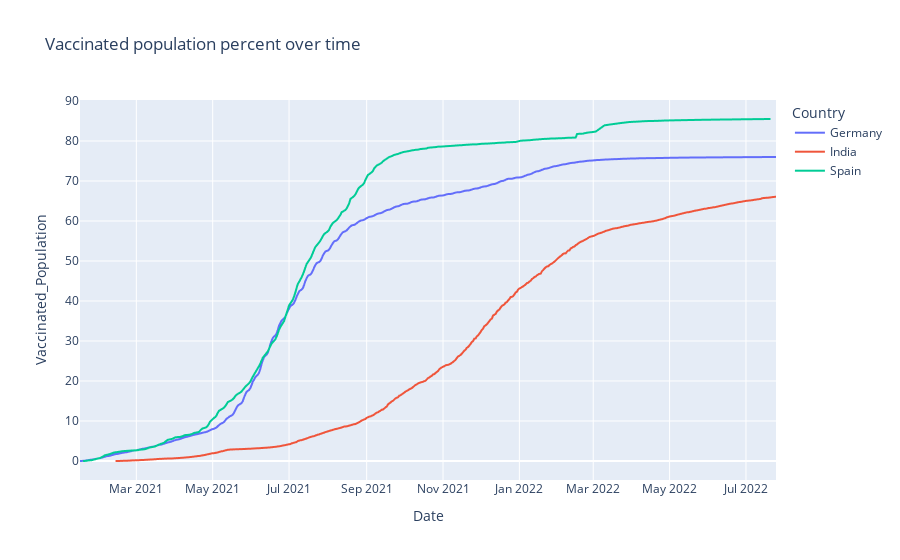

The notebook cell saved with this chart:
### Code cell
fig = px.line(country_vaccination_data, x = "Date", y = "Vaccinated_Population",color = 'Country', title = 'Vaccinated population percent over time')
fig.show()

### Figure 1 — Plotly figure (JSON) as saved in the notebook; plotly's stock layout.template omitted (floating-point values rounded to 4 significant figures; data arrays with more than 128 entries replaced by an {"elided": "..."} marker saying what was removed)
{"data": [{"hovertemplate": "Country=Germany<br>Date=%{x}<br>Vaccinated_Population=%{y}<extra></extra>", "legendgroup": "Germany", "line": {"color": "#636efa", "dash": "solid"}, "marker": {"symbol": "circle"}, "mode": "lines", "name": "Germany", "showlegend": true, "type": "scattergl", "x": {"elided": "557 str values"}, "xaxis": "x", "y": {"elided": "557 float values"}, "yaxis": "y"}, {"hovertemplate": "Country=India<br>Date=%{x}<br>Vaccinated_Population=%{y}<extra></extra>", "legendgroup": "India", "line": {"color": "#EF553B", "dash": "solid"}, "marker": {"symbol": "circle"}, "mode": "lines", "name": "India", "showlegend": true, "type": "scattergl", "x": {"elided": "509 str values"}, "xaxis": "x", "y": {"elided": "509 float values"}, "yaxis": "y"}, {"hovertemplate": "Country=Spain<br>Date=%{x}<br>Vaccinated_Population=%{y}<extra></extra>", "legendgroup": "Spain", "line": {"color": "#00cc96", "dash": "solid"}, "marker": {"symbol": "circle"}, "mode": "lines", "name": "Spain", "showlegend": true, "type": "scattergl", "x": {"elided": "305 str values"}, "xaxis": "x", "y": {"elided": "305 float values"}, "yaxis": "y"}], "layout": {"legend": {"title": {"text": "Country"}, "tracegroupgap": 0}, "title": {"text": "Vaccinated population percent over time"}, "xaxis": {"anchor": "y", "domain": [0, 1], "title": {"text": "Date"}}, "yaxis": {"anchor": "x", "domain": [0, 1], "title": {"text": "Vaccinated_Population"}}}}
